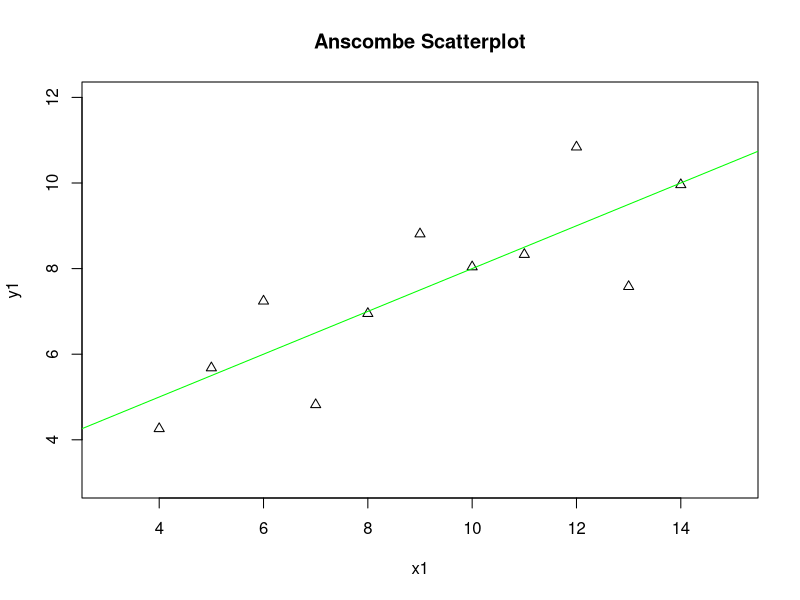

The R script that drew this image:
## ---- chunk 1
data(anscombe)
dim(anscombe)
colnames(anscombe)
head(anscombe)
tail(anscombe)
summary(anscombe)
## ---- chunk 2
#knitr chunk options
knitr::opts_chunk$set(fig.width = 8,
                      fig.height = 8,
                      fig.align = "center",
                      fig.path = './figures/',
                      dev = 'svg')
library(dplyr)
library(ggplot2)
anscombe.nu <- select(anscombe, x1, y1)
anscombe.nu
plot(anscombe.nu$y1~anscombe.nu$x1,
     main = "Anscombe Scatterplot",
     xlab = "x1",
     ylab = "y1",
     ylim = c(3,12),
     xlim = c(3, 15),
     pch = 24)
abline(lm(y1~x1, data = anscombe), col = "green")
